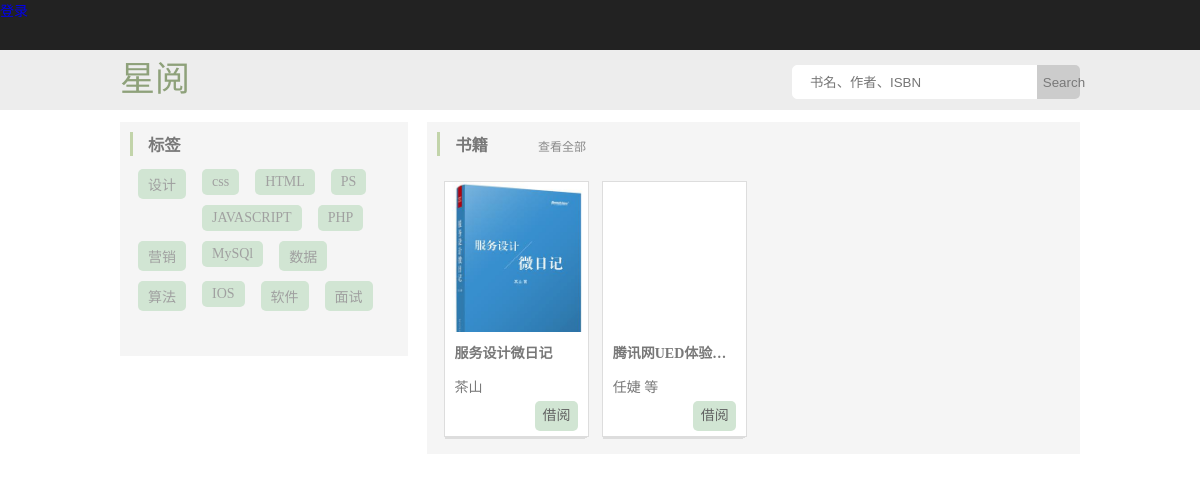
Screenshot of /page.php?id=1 with the database file from the repository.
### tables this page shows
CREATE TABLE `book_label` (
  `id` int(11) NOT NULL,
  `label` varchar(120) NOT NULL COMMENT '标签名'
);

CREATE TABLE `book_list` (
  `id` int(11) NOT NULL,
  `book` varchar(120) NOT NULL COMMENT '书名',
  `author` varchar(120) NOT NULL COMMENT '作者',
  `isbn` varchar(30) NOT NULL COMMENT 'ISBN码',
  `book_face` varchar(120) NOT NULL COMMENT '封面',
  `label` varchar(255) NOT NULL COMMENT '书的标签',
  `message` text NOT NULL COMMENT '书的说明',
  `level` int(11) NOT NULL COMMENT '书的级别（1：未借，0：借出，2：电子书）',
  `user_id` int(11) NOT NULL COMMENT '借书的用户'
);

### inc/db.php (called while the page is built, shortened)
<?php
class db{
	public $db;
	public function __construct(){
		$this->db = new mysqli('127.0.0.1',$GLOBALS['config']['user'],$GLOBALS['config']['password'],$GLOBALS['config']['database']);
		$this->db->set_charset('utf8');
	}
	public function query($sql){
		return $this->db->query($sql);
	}
	public function fetch($result){
		$data =[];
		while($row = mysqli_fetch_assoc($result)){
			$data []= $row;
		}
		return $data;
	}
}

### config/config.php (called while the page is built, shortened)
<?php
require_once 'inc/db.php';
$db=new db;

### page.php (the view)
<?php
require_once 'header.php';
$id = $_GET['id'];
?>
	<article class="wrap main_content">
		<div class="main">
			<div class="aside">
				<section class="label clear">
					<h3>标签</h3>
					<ul>
				<?php
					$label = $db->fetch($db->query("SELECT * FROM `book_label`"));
					foreach ($label as $k => $v) {
				?>
						<li><a href="page.php?id=<?=$v['id']?>"><?=$v['label']?></a></li>
				<?php } ?>
					</ul>
				</section>
			</div>
			<section class="content">
				<h3>书籍<a href="bookMore.php" class="more">查看全部</a></h3>
				<ul>
			<?php  $bookList = $db->fetch($db->query("SELECT * FROM `book_list` WHERE FIND_IN_SET('$id',label)"));
			if(empty($bookList)){
				echo '该类型的书籍尚未储存数据或已删除，请咨询管理员';
			}else{
					foreach ($bookList as $k => $v) {
			?>
					<li>
						<span class="book_face" style="background-image: url(<?=$v['book_face']?>)"></span>
						<span class="book_message">
							<strong><?=$v['book']?></strong>
							<span class="book_user"><?=$v['author']?></span>
							<a href="#" class="borrow">借阅</a>
						</span>
					</li>
			<?php  }}	 ?>
				</ul>
			</section>
		</div>
	</article>

### source/css/index.css (style rules this page uses)
body { font-family: "Microsoft Yahei";font-size: 14px;color:#787878; }
caption, tbody, tfoot, thead, tr, th, td, html, body, div, span, applet, object, iframe, h1, h2, h3, h4, h5, h6, p, blockquote, pre, a, abbr, acronym, address, big, cite, code, del, dfn, em, img, ins, kbd, q, s, samp, small, strike, strong, sub, sup, tt, var, dd, dl, dt, li, ol, ul, fieldset, form, label, legend, table { margin: 0px; padding: 0px; }
ul, li, ol { list-style: none; }
a { text-decoration: none; }
.wrap { width: 100%;margin: 0 auto; }
.main { width: 80%;max-width: 1200px;margin: 0 auto; }
h3 { margin-bottom: 3%;padding-left: 15px;border-left: 3px solid #c2d4aa; }
.more { font-size: 12px;font-weight: lighter;margin-left: 50px;color:#898989; }
.clear:after { content: "";display: block;clear: both; }
.main_content { margin-top:1%; }
.aside, .content { min-height: 200px; background: #f5f5f5; box-sizing: border-box; padding: 10px; }
.aside { width: 30%;float: left; }
.aside section { margin-bottom: 30px; }
.aside section li a { float: left; }
.label li a { padding: 5px 10px;background:#d1e5d3;margin: 5px 8px;color:#a0a0a0;border-radius: 5px; }
.content { margin-left:32%;zoom:1; }
.content>ul { display: flex;flex-wrap: wrap; }
.book_face { height:150px;display: block;position: relative; background-size: cover; }
.book_user, .content>ul li strong { text-overflow:ellipsis; overflow:hidden; white-space:nowrap; }
.book_message { display: block;box-sizing: border-box;padding: 10px; }
.book_message>* { display: block; }
.borrow { width: 35%;line-height: 30px;text-align: center;background: #d1e5d3;border-radius: 5px;float: right;margin: 5px 0;color: #636363; }
.content>ul li { width: 23%;min-height:250px;background: #fff;margin:1%;position: relative;box-sizing: border-box;border: 1px solid #ddd; }
.content>ul li:before, .content>ul li:after { position: absolute;border-bottom: 1px solid #ddd;content: "";display: block;margin: 0 auto; }
.content>ul li:before { bottom: -2px;width: 99%; }
.content>ul li:after { bottom: -3px;width: 98%; }
.content>ul li strong { margin-bottom:1em; }

### rows the page displays
book_label: label "设计"
book_label: label "css"
book_label: label "HTML"
book_label: label "PS"
book_label: label "JAVASCRIPT"
book_label: label "PHP"
book_label: label "营销"
book_label: label "MySQl"
book_label: label "数据"
book_label: label "算法"
book_label: label "IOS"
book_label: label "软件"
book_label: label "面试"
book_list: book_face (picture), book "服务设计微日记", author "茶山"
book_list: book "腾讯网UED体验…", author "任婕 等"
